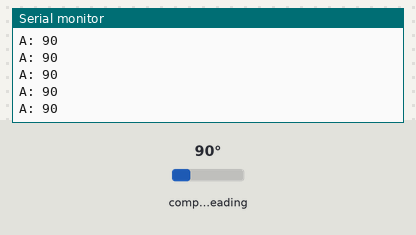
Recording of a sketch running on a simulated Arduino Uno, built with avr-gcc and run on an emulated ATmega328P. Parts: the last lines printed to the serial monitor. Inputs (shaded band) come from the test bench; at power-on: compass heading 90°.

Above: at 1.2 s.
1.3 s: compass heading set to 7°
At 1.69 s:
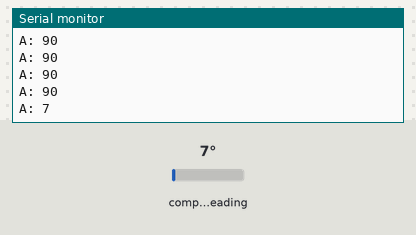
2.8 s: compass heading set to 180°
At 2.94 s:
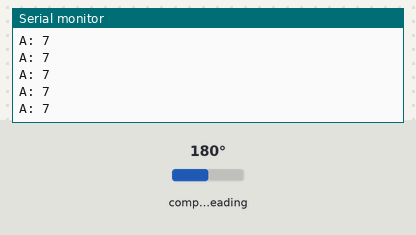
Timing chart, 0 to 5.8 s (numbered marks = the images above; inputs shaded):
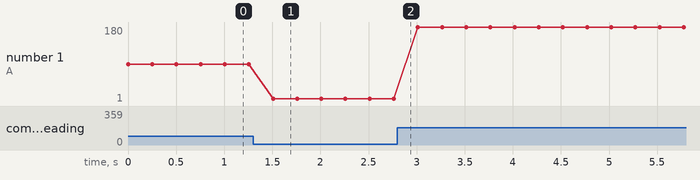

Measured:
- after the input at 1.3 s, the serial monitor: prints a new line after 0.21 s (image 1)
- plotted number 1: 90 → 7 after the input at 1.3 s, 7 → 1 after the input at 2.8 s

The sketch:

Azimuth_Calibration_Readings.ino
```cpp
// (licence header left out)
#include <QMC5883LCompass.h>

QMC5883LCompass compass;

void setup() {
  Serial.begin(9600);
  compass.init();

  // According to the calibration algorithm:
  compass.setCalibrationOffsets(-277.00, 309.00, 86.00);
  compass.setCalibrationScales(0.74, 0.83, 2.21);

}

void loop() {
  int a;

  // Read compass values
  compass.read();

  // Return Azimuth reading
  a = compass.getAzimuth();

  Serial.print("A: ");
  Serial.print(a);
  Serial.println();

  delay(250);
}
```
